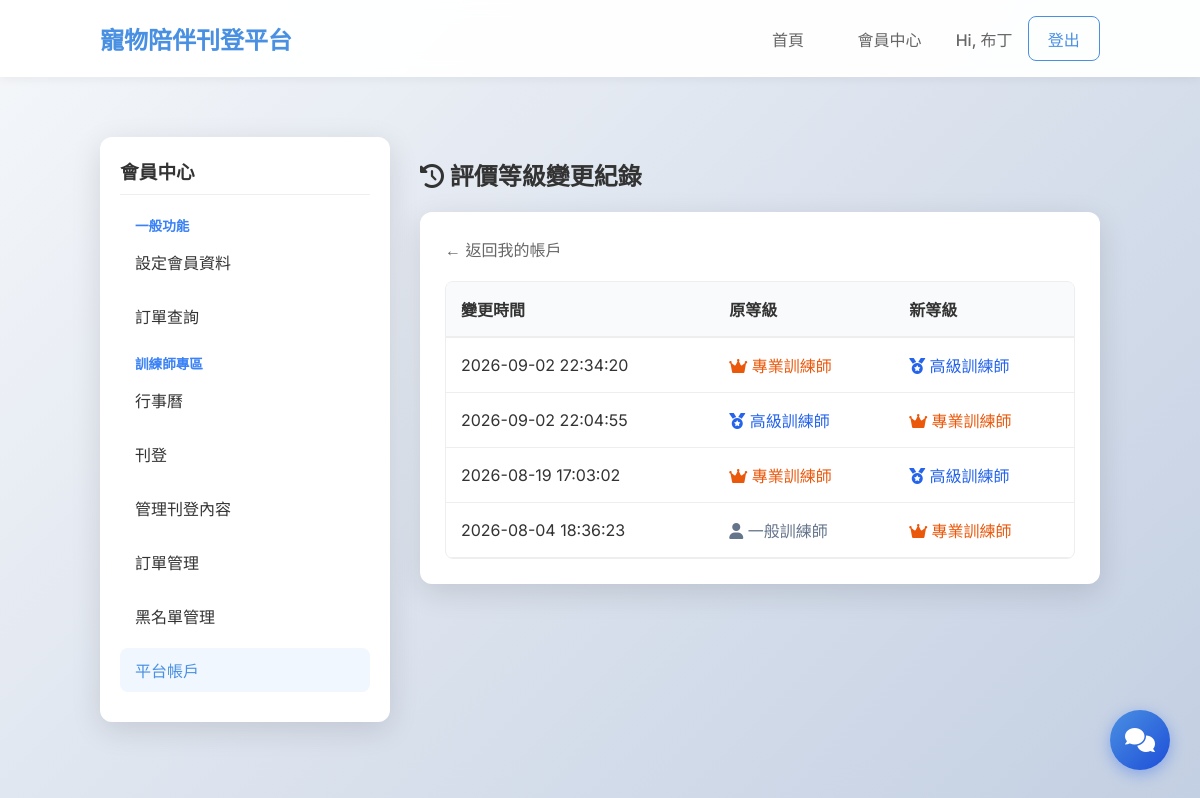
Page /trainer/level-history (signed in) on the committed database.
### tables this page shows
CREATE TABLE trainer_level_history (
                id INTEGER PRIMARY KEY AUTOINCREMENT,
                trainer_id INTEGER NOT NULL,
                old_level TEXT,
                new_level TEXT NOT NULL,
                trigger_source TEXT DEFAULT 'system_update',
                created_at TIMESTAMP DEFAULT CURRENT_TIMESTAMP,
                FOREIGN KEY (trainer_id) REFERENCES users (id)
            );

### pet_platform/blueprints/trainer.py (the view)
@bp.route('/trainer/level-history')
@role_required(Role.TRAINER)
def trainer_level_history():
    conn = get_db()
    level_history = conn.execute('''
        SELECT * FROM trainer_level_history
        WHERE trainer_id = ?
        ORDER BY created_at DESC
    ''', (session['user_id'],)).fetchall()
    return render_template('trainer_level_history.html',
                          level_history=level_history,
                          active_page='trainer_account')

### pet_platform/context_processors.py (called while the page is built)
def inject_sidebar_counts():
    counts = {}
    if 'user_id' in session:
        try:
            counts = sidebar_counts(session['user_id'], session.get('user_role'))
        except Exception:
            current_app.logger.exception('Error injecting sidebar counts')
    return dict(sidebar_counts=counts)

### pet_platform/db.py (called while the page is built)
def get_db():
    if 'db' not in g:
        g.db = sqlite3.connect(current_app.config['DATABASE'])
        g.db.row_factory = sqlite3.Row
    return g.db

### pet_platform/services/stats_service.py (called while the page is built, shortened)
def sidebar_counts(user_id, role):
    conn = get_db()
    if role == Role.TRAINER:
        c = conn.execute(f'SELECT {_ORDER_STATUS_COUNTS} FROM orders WHERE seller_id = ?', (user_id,)).fetchone()
        return {
            'trainer_pending_orders': c['pending'],
            'trainer_confirmed_orders': c['confirmed'],
            'trainer_calendar_count': c['confirmed'] + c['in_progress'],
            'trainer_badge_count': c['pending'] + c['confirmed'],
        }

### pet_platform/utils/time.py (called while the page is built)
def utc8_filter(dt_str):
    if not dt_str:
        return ''
    try:
        if isinstance(dt_str, str):
            dt = datetime.fromisoformat(dt_str.replace('Z', '+00:00'))
        else:
            dt = dt_str
        if dt.tzinfo is None:
            dt = dt.replace(tzinfo=timezone.utc)
        return dt.astimezone(TZ_UTC8).strftime('%Y-%m-%d %H:%M:%S')
    except Exception:
        return str(dt_str)

### templates/trainer_level_history.html
{% extends 'member_layout.html' %}
{% block member_content %}
<h2><i class="fas fa-history"></i> 評價等級變更紀錄</h2>
<div class="card">
    <div style="margin-bottom: 20px;">
        <a href="{{ url_for('trainer.trainer_account') }}" style="color: var(--text-muted); text-decoration: none;">&larr;
            返回我的帳戶</a>
    </div>
    {% if level_history %}
    <div style="overflow-x: auto; border: 1px solid #eee; border-radius: 8px;">
        <table style="width: 100%; border-collapse: collapse; min-width: 500px;">
            <thead style="background-color: #f9fafb;">
                <tr>
                    <th style="padding: 15px; text-align: left; border-bottom: 2px solid #eee;">變更時間</th>
                    <th style="padding: 15px; text-align: left; border-bottom: 2px solid #eee;">原等級</th>
                    <th style="padding: 15px; text-align: left; border-bottom: 2px solid #eee;">新等級</th>
                </tr>
            </thead>
            <tbody>
                {% for log in level_history %}
                <tr style="border-bottom: 1px solid #eee;">
                    <td style="padding: 15px;">{{ log.created_at|utc8 }}</td>
                    <td style="padding: 15px;">
                        {% if log.old_level == 'professional' %}
                        <span style="color: #ea580c; font-weight: 500;"><i class="fas fa-crown"></i> 專業訓練師</span>
                        {% elif log.old_level == 'advanced' %}
                        <span style="color: #2563eb; font-weight: 500;"><i class="fas fa-medal"></i> 高級訓練師</span>
                        {% else %}
                        <span style="color: #64748b;"><i class="fas fa-user"></i> 一般訓練師</span>
                        {% endif %}
                    </td>
                    <td style="padding: 15px;">
                        {% if log.new_level == 'professional' %}
                        <span style="color: #ea580c; font-weight: 500;"><i class="fas fa-crown"></i> 專業訓練師</span>
                        {% elif log.new_level == 'advanced' %}
                        <span style="color: #2563eb; font-weight: 500;"><i class="fas fa-medal"></i> 高級訓練師</span>
                        {% else %}
                        <span style="color: #64748b;"><i class="fas fa-user"></i> 一般訓練師</span>
                        {% endif %}
                    </td>
                </tr>
                {% endfor %}
            </tbody>
        </table>
    </div>
    {% else %}
    <div style="padding: 40px; background: #f9f9f9; border-radius: 8px; color: #666; text-align: center;">
        <i class="fas fa-info-circle" style="font-size: 2rem; color: #ddd; margin-bottom: 15px;"></i>
        <p>尚無等級變更紀錄</p>
    </div>
    {% endif %}
</div>
{% endblock %}

### static/style.css (style rules this page uses)
:root { --primary-color: #4a90e2; --primary-hover: #357abd; --bg-color: #f4f7f6; --card-bg: rgba(255, 255, 255, 0.85); --text-color: #333; --text-muted: #666; --border-radius: 12px; --shadow: 0 8px 30px rgba(0, 0, 0, 0.12); --font-family: 'Inter', sans-serif; }
body { font-family: var(--font-family); background-color: var(--bg-color); background-image: linear-gradient(135deg, #f5f7fa 0%, #c3cfe2 100%); margin: 0; color: var(--text-color); min-height: 100vh; }
.card { background: white; padding: 25px; border-radius: var(--border-radius); box-shadow: var(--shadow); }

### rows in the picture
trainer_level_history: created_at|utc8 "2026-09-02 22:34:20", old_level "professional" (drawn), new_level "advanced" (drawn)
trainer_level_history: created_at|utc8 "2026-09-02 22:04:55", old_level "advanced" (drawn), new_level "professional" (drawn)
trainer_level_history: created_at|utc8 "2026-08-19 17:03:02", old_level "professional" (drawn), new_level "advanced" (drawn)
trainer_level_history: created_at|utc8 "2026-08-04 18:36:23", old_level "general" (drawn), new_level "professional" (drawn)

### other values in the picture
{{ session.get('user_name') }} "布丁"
